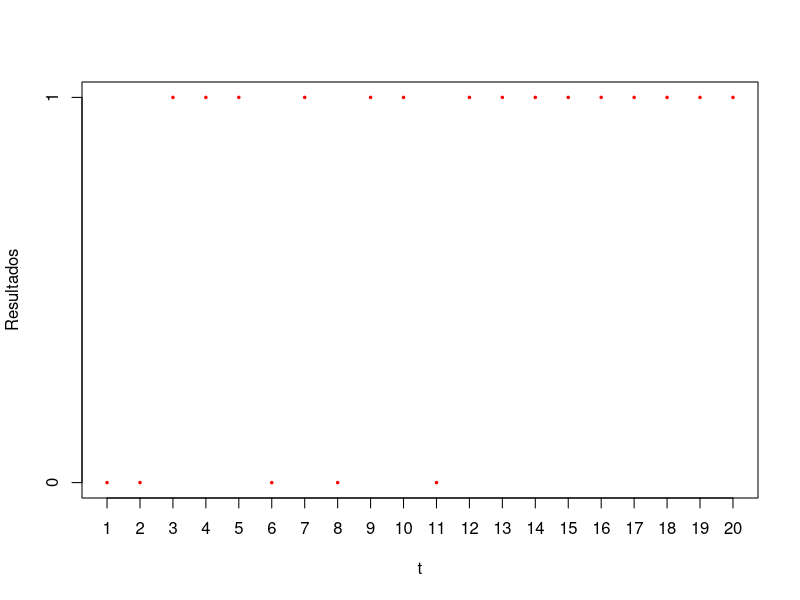

Source code (R):
## ---- chunk 1
set.seed=2020
resultats=rbinom(20,1,0.7)
plot(1:length(resultats),resultats, xaxt="n",yaxt="n",type="p",pch=20,cex=0.5,xlab="t",ylab="Resultados",ylim = c(0,1),col="red")
xtick=1:length(resultats)
axis(side=1, at=xtick, labels=TRUE)
ytick=c(0,1)
axis(side=2, at=ytick, labels = TRUE)
## ---- chunk 2
P=matrix(c(0.36,0.48,0.16,0.18,0.54,0.28,0.09,0.42,0.49),
         3,3,byrow=T)
P
apply(P,1,sum)
## ---- chunk 3
#library(xtable)
P=matrix(c(0.36,0.48,0.16,0.18,0.54,0.28,0.09,0.42,0.49),3,3,byrow=T)
P2=P%*%P
P3=P2%*%P
#print(xtable(P),type="latex",floating=F,include.rownames=F,
#include.colnames=F,hline.after=NULL)
X01=c(0,1,0)
dist.X21 = t(X01)%*%P2
dist.X31 = t(X01)%*%P3
X02=c(1/3,1/3,1/3)
dist.X22 = t(X02)%*%P2
dist.X32 = t(X02)%*%P3
## ---- chunk 4
P2=P%*%P
P2
P3=P2%*%P
P3
## ---- chunk 5
X01=c(0,1,0)
(dist.X21 = t(X01)%*%P2)
(dist.X31 = t(X01)%*%P3)
## ---- chunk 6
X02=c(1/3,1/3,1/3)
(dist.X22 = t(X02)%*%P2)
(dist.X32 = t(X02)%*%P3)
## ---- chunk 7
equilibrio=eigen(t(P))$vectors[,1]/sum(eigen(t(P))$vectors[,1])
## ---- chunk 8
(vectores.propios = eigen(t(P))$vectors)
## ---- chunk 9
(vector.propio.vap.1=vectores.propios[,1])
(equilibrio = 
    vector.propio.vap.1/sum(vector.propio.vap.1))
